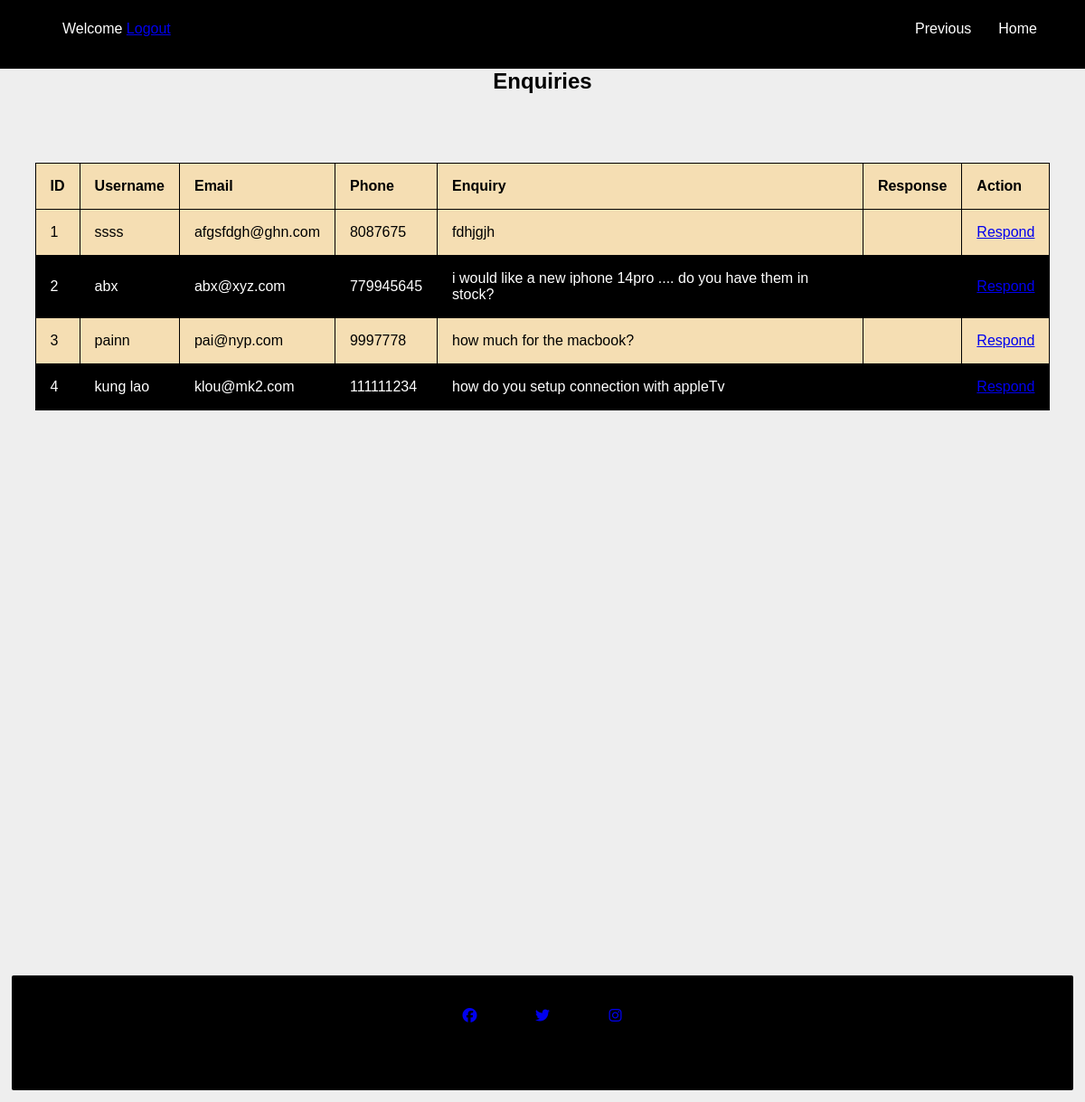
Screenshot of /ViewEnquiries.php with the database file from the repository.
### tables this page shows
CREATE TABLE `enquiries` (
  `Enquiry_ID` int(11) NOT NULL,
  `username` varchar(100) DEFAULT NULL,
  `Email` varchar(50) NOT NULL,
  `Phone` int(10) NOT NULL,
  `Enquiry` varchar(500) DEFAULT NULL,
  `Response` varchar(500) NOT NULL
);

### ViewEnquiries.php (the view, shortened to what this page needs)
<?php
$uname=$_SESSION['username'];
?>
<!DOCTYPE html>
<html lang="en">
<head>
    <link rel="stylesheet" href="css/main1.css">
</head>
<body>
<div class="header">
		<ul>
			<li><a href="Home.php">Home</a></li>
			<li><a href="Main.php">Previous</a></li>
		</ul>
		<div class="user_info">
			Welcome <?php echo "$uname"; ?>
			<a href="logout.php">Logout</a>
	       </div>
	</div>
    <div >
        <h2>Enquiries</h2>
    </div>
    <div id="table">
    <table border="2">
    <thead>
        <tr>
            <th>ID </th>
            <th>Username</th>
            <th>Email</th>
            <th>Phone</th>
            <th>Enquiry</th>
            <th>Response</th>
            <th>Action</th>
        </tr>
    	</thead>
        <tbody>
            <?php
          include ('config.php');
          $query=mysqli_query($conn,"select * from `enquiries`");
          while($row=mysqli_fetch_array($query)){
            ?>
            <tr>
                <td><?php echo $row['Enquiry_ID'];?></td>
                <td><?php echo $row['username'];?></td>
                <td><?php echo $row['Email'];?></td>
                <td><?php echo $row['Phone'];?></td>
                <td><?php echo $row['Enquiry'];?></td>
                <td><?php echo $row['Response'];?></td>
                <td><a href="responsePage.php?id = <?php echo $row['Enquiry_ID']; ?>">Respond</a></td>
            </tr>
        <?php
         }
          ?>
        </tbody>
    </table>
    </div>
    <footer class="footer">
            <a href="#"><i class="fab fa-facebook"></i></a>
            <a href="#"><i class="fab fa-twitter"></i></a>
            <a href="#"><i class="fab fa-instagram"></i></a>
      </footer>
</body>
</html>

### css/main1.css (style rules this page uses)
body { font-family: sans-serif; background: #eee; }
* { margin: 0px; padding:0px; }
h2 { color: black; margin-bottom: 50px; text-align: center; }
.header { width: auto; color: white; height: 30px; padding: 23px; background: black; }
.header ul { list-style: none; }
.header ul li { float: right; margin-right: 30px; }
.header ul li a { text-decoration: none; color: white; }
.user_info { position: absolute; left: 69px; }
table { border-collapse: collapse; border-spacing: 0; width: 100%; background-color: wheat; color :black ; border: 1px solid black; }
th,td { text-align: left; padding: 16px; }
tr:nth-child(even) { background-color:black; color:white; }
#table { padding: 1.6rem; margin-left: 13px; margin-right: 13px; margin-bottom: 600px; }
footer { text-align: center; background-color: black; color: white; padding: 1.6rem; margin: 13px; line-height: 2px; border-radius: 2px; }
footer a { height: 56px; width: 56px; display: inline-block; margin: 10px; align-items: center; }

### rows the page displays
enquiries: Enquiry_ID "1", username "ssss", Email "afgsfdgh@ghn.com", Phone "8087675", Enquiry "fdhjgjh"
enquiries: Enquiry_ID "2", username "abx", Email "abx@xyz.com", Phone "779945645", Enquiry "i would like a new iphone 14pro .... do you have them in stock?"
enquiries: Enquiry_ID "3", username "painn", Email "pai@nyp.com", Phone "9997778", Enquiry "how much for the macbook?"
enquiries: Enquiry_ID "4", username "kung lao", Email "klou@mk2.com", Phone "111111234", Enquiry "how do you setup connection with appleTv"
